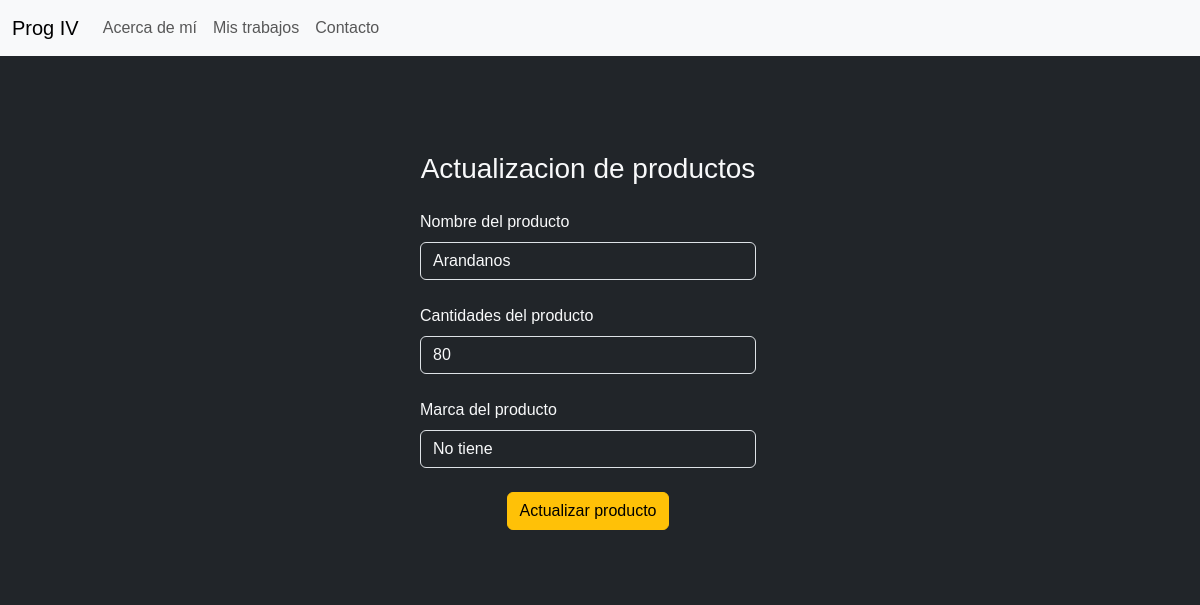
The page /edit_index.php?id=14 on the database its author committed.
### tables this page shows
CREATE TABLE `productos` (
  `id` int(11) NOT NULL,
  `nombre_producto` varchar(255) NOT NULL,
  `cantidad_producto` int(11) NOT NULL,
  `marca_producto` varchar(255) NOT NULL
);

### edit_index.php (the view, shortened to what this page needs)
<?php
    include "model/conn.php";
    $id = $_GET["id"];
    $sql = $conn->query(" select * from productos where id = $id ");
?>
<!DOCTYPE html>
<html lang="en">
<head>
    <link href="https://cdn.jsdelivr.net/npm/bootstrap@5.3.8/dist/css/bootstrap.min.css" rel="stylesheet">
    <link rel="stylesheet" href="extras.css">
</head>
<header>
    <nav class="navbar navbar-expand-lg bg-light">
        <div class="container-fluid">
            <a href="#" class="navbar-brand">Prog IV</a>
            <div class="collapse navbar-collapse" id="navbarNav">
                <ul class="navbar-nav">
                    <li class="nav-item">
                        <a class="nav-link" href="#">Acerca de mí</a>
                    </li>
                    <li class="nav-item">
                        <a class="nav-link" href="#">Mis trabajos</a>
                    </li>
                    <li class="nav-item">
                        <a class="nav-link" href="#">Contacto</a>
                    </li>
                </ul>
            </div>
        </div>
    </nav>
</header>
<body class="bg-dark">
    <section id="registro" class="mt-5 p-5 bg-dark">
        <div class="container-fluid row text-light">
            <form class="col-lg-4 m-auto" method="POST">
                <h3 class="text-center">Actualizacion de productos</h3>
                <?php
                    include "controller/edit_product_controller.php";
                    while($datos = $sql->fetch_object()){
                ?>
                <div class="mt-4">
                    <label for="form_nombre_producto" class="form-label">Nombre del producto</label>
                    <input type="text" class="form-control bg-dark text-light" name="nombre_producto" value="<?= $datos->nombre_producto ?>" require>
                </div>
                <div class="mt-4">
                    <label for="form_cantidad_producto" class="form-label">Cantidades del producto</label>
                    <input type="number" class="form-control bg-dark text-light" name="cantidad_producto" value="<?= $datos->cantidad_producto ?>" require>
                </div>
                <div class="mt-4">
                    <label for="form_marca_producto" class="form-label">Marca del producto</label>
                    <input type="text" class="form-control bg-dark text-light" name="marca_producto" value="<?= $datos->marca_producto ?>" require>
                </div>
                <?php
                }
                ?>
                <div class="text-center">
                    <button type="submit" class="btn btn-warning mt-4" name="btnactualizar" value="ok">Actualizar producto</button>
                </div>
            </form>
        </div>
    </section>
</body>
</html>

### extras.css (style rules this page uses)
* { font-family: "Outfit", sans-serif; font-optical-sizing: auto; font-weight: 500; font-style: normal; }

### rows shown on the page
productos: nombre_producto "Arandanos", cantidad_producto "80", marca_producto "No tiene"
